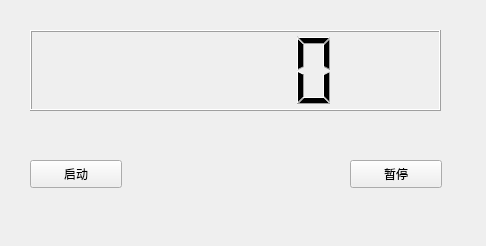
<?xml version="1.0" encoding="UTF-8"?>
<ui version="4.0">
 <class>MyWidget</class>
 <widget class="QWidget" name="MyWidget">
  <property name="geometry">
   <rect>
    <x>0</x>
    <y>0</y>
    <width>486</width>
    <height>246</height>
   </rect>
  </property>
  <property name="windowTitle">
   <string>MyWidget</string>
  </property>
  <widget class="QLCDNumber" name="lcdNumber">
   <property name="geometry">
    <rect>
     <x>30</x>
     <y>30</y>
     <width>411</width>
     <height>81</height>
    </rect>
   </property>
  </widget>
  <widget class="QPushButton" name="pushButton_start">
   <property name="geometry">
    <rect>
     <x>30</x>
     <y>160</y>
     <width>92</width>
     <height>28</height>
    </rect>
   </property>
   <property name="text">
    <string>启动</string>
   </property>
  </widget>
  <widget class="QPushButton" name="pushButton_stop">
   <property name="geometry">
    <rect>
     <x>350</x>
     <y>160</y>
     <width>92</width>
     <height>28</height>
    </rect>
   </property>
   <property name="text">
    <string>暂停</string>
   </property>
  </widget>
 </widget>
 <resources/>
 <connections/>
</ui>
